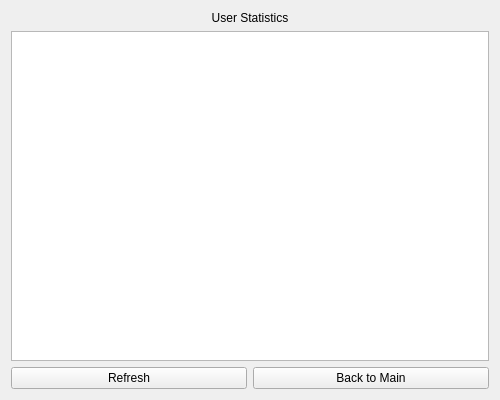
<?xml version="1.0" encoding="UTF-8"?>
<ui version="4.0">
 <class>Stat_Window</class>
 <widget class="QWidget" name="Stat_Window">
  <property name="geometry">
   <rect>
    <x>0</x>
    <y>0</y>
    <width>500</width>
    <height>400</height>
   </rect>
  </property>
  <property name="windowTitle">
   <string>Statistics</string>
  </property>
  <layout class="QVBoxLayout" name="verticalLayout">
   <item>
    <widget class="QLabel" name="label">
     <property name="text">
      <string>User Statistics</string>
     </property>
     <property name="alignment">
      <set>Qt::AlignCenter</set>
     </property>
    </widget>
   </item>
   <item>
    <widget class="QTextEdit" name="textEdit_Stats"/>
   </item>
   <item>
    <layout class="QHBoxLayout" name="horizontalLayout">
     <item>
      <widget class="QPushButton" name="pushButton_Refresh">
       <property name="text">
        <string>Refresh</string>
       </property>
      </widget>
     </item>
     <item>
      <widget class="QPushButton" name="pushButton_Back">
       <property name="text">
        <string>Back to Main</string>
       </property>
      </widget>
     </item>
    </layout>
   </item>
  </layout>
 </widget>
 <resources/>
 <connections/>
</ui>
